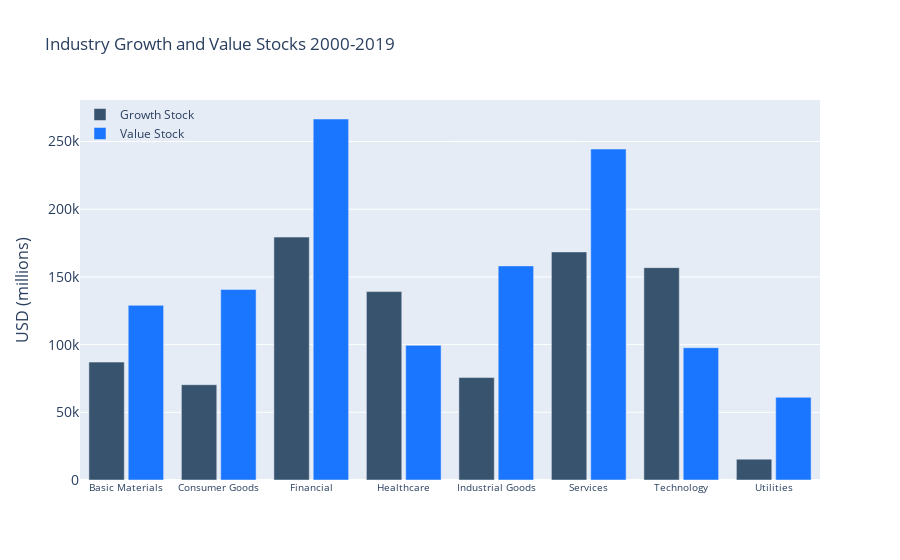

This figure's notebook cell:
### Code cell
label = value_stocks['sector']
values = value_stocks['Price']
growing = growth_stocks['Price']
fig = go.Figure()
fig.add_trace(go.Bar(x=label,
                y= growing,
                name='Growth Stock',
                marker_color='rgb(55, 83, 109)'
                ))
fig.add_trace(go.Bar(x=label,
                y=values,
                name='Value Stock',
                marker_color='rgb(26, 118, 255)'
                ))

fig.update_layout(
    title='Industry Growth and Value Stocks 2000-2019',
    xaxis_tickfont_size= 10,
    yaxis=dict(
        title='USD (millions)',
        titlefont_size=16,
        tickfont_size=14,
    ),
    legend=dict(
        x=0,
        y=1.0,
        bgcolor='rgba(255, 255, 255, 0)',
        bordercolor='rgba(255, 255, 255, 0)'
    ),
    barmode='group',
    bargap=0.15, # gap between bars of adjacent location coordinates.
    bargroupgap=0.1 # gap between bars of the same location coordinate.
)
fig.show()

### Figure 1 — Plotly figure (JSON) as saved in the notebook; plotly's stock layout.template omitted (floating-point values rounded to 4 significant figures)
{"data": [{"marker": {"color": "rgb(55, 83, 109)"}, "name": "Growth Stock", "type": "bar", "x": ["Basic Materials", "Consumer Goods", "Financial", "Healthcare", "Industrial Goods", "Services", "Technology", "Utilities"], "y": [87070.0, 70340.0, 179400.0, 139100.0, 75660.0, 168500.0, 156900.0, 15390.0]}, {"marker": {"color": "rgb(26, 118, 255)"}, "name": "Value Stock", "type": "bar", "x": ["Basic Materials", "Consumer Goods", "Financial", "Healthcare", "Industrial Goods", "Services", "Technology", "Utilities"], "y": [129000.0, 140800.0, 266600.0, 99440.0, 158100.0, 244500.0, 97700.0, 61080.0]}], "layout": {"bargap": 0.15, "bargroupgap": 0.1, "barmode": "group", "legend": {"bgcolor": "rgba(255, 255, 255, 0)", "bordercolor": "rgba(255, 255, 255, 0)", "x": 0, "y": 1}, "title": {"text": "Industry Growth and Value Stocks 2000-2019"}, "xaxis": {"tickfont": {"size": 10}}, "yaxis": {"tickfont": {"size": 14}, "title": {"font": {"size": 16}, "text": "USD (millions)"}}}}
